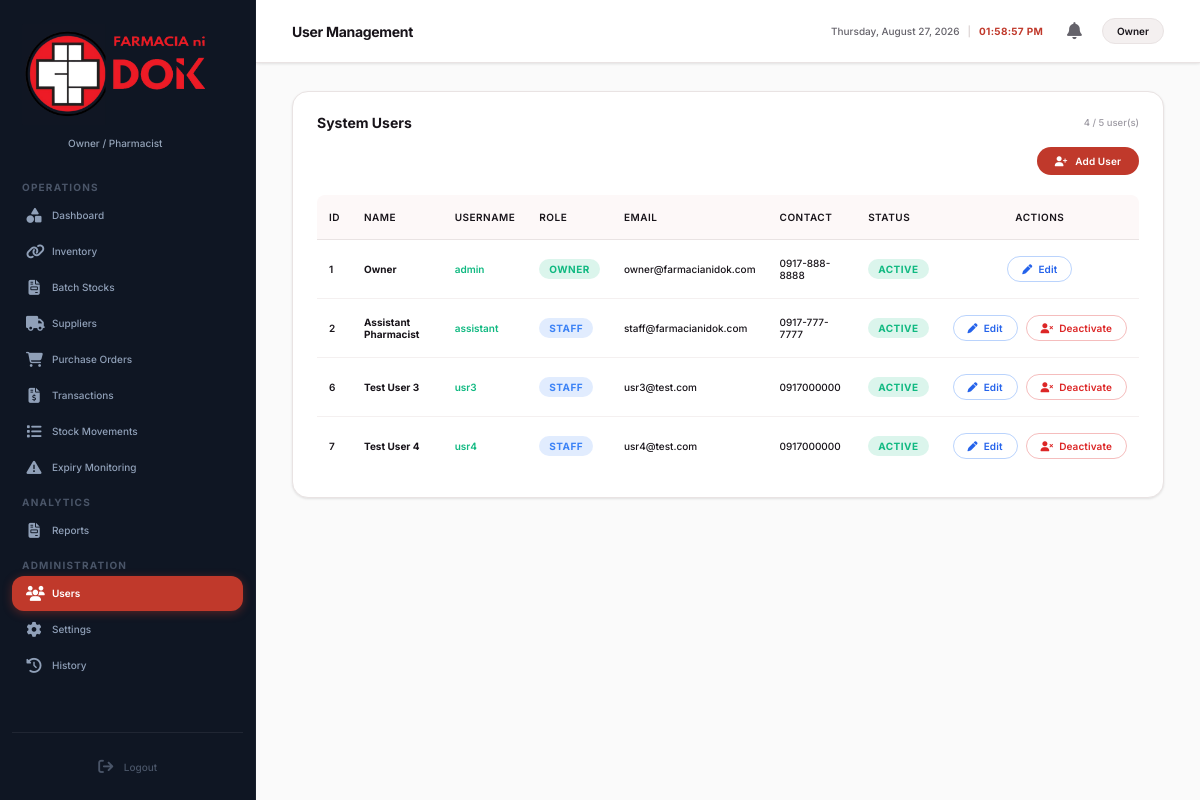
The app's page /users (signed in) with its own data.
### tables this page shows
CREATE TABLE users (
            id INTEGER PRIMARY KEY AUTOINCREMENT,
            username TEXT NOT NULL UNIQUE,
            password TEXT NOT NULL,
            role TEXT NOT NULL,
            name TEXT NOT NULL,
            user_id TEXT,
            contact TEXT,
            email TEXT,
            license_no TEXT,
            joined_date TEXT,
            address TEXT
        );

### app.py (the view, shortened to what this page needs)
@app.route('/users', methods=['GET', 'POST'])
def users():
    if session.get('role') == 'Staff':
        return redirect(url_for('dashboard'))
    conn = get_db_connection()
    users_list = conn.execute('SELECT * FROM users').fetchall()
    conn.close()
    return render_template('users.html', users=users_list, active_page='users')

### app.py (called while the page is built)
def get_local_ip():
    try:
        s = socket.socket(socket.AF_INET, socket.SOCK_DGRAM)
        s.connect(('8.8.8.8', 80))
        ip = s.getsockname()[0]
        s.close()
        return ip
    except Exception:
        return '127.0.0.1'

@app.context_processor
def inject_system_info():
    return {'local_ip': get_local_ip()}

@app.before_request
def require_login():
    allowed_routes = ['login', 'static', 'forgot_password', 'send_otp', 'verify_otp']
    if request.endpoint not in allowed_routes and 'user_id' not in session:
        return redirect(url_for('login'))

### database.py (called while the page is built)
def get_db_path():
    if getattr(sys, 'frozen', False):
        base_dir = os.path.dirname(sys.executable)
    else:
        base_dir = os.path.dirname(os.path.abspath(__file__))
    return os.path.join(base_dir, 'farmacia.db')

def get_db_connection():
    conn = sqlite3.connect(get_db_path())
    conn.row_factory = sqlite3.Row
    return conn

### templates/users.html (shortened to what this page needs)
{% extends 'base.html' %}
{% block title %}User Management{% endblock %}
{% block content %}
<div class="panel">
    <div class="panel-header" style="display: flex; flex-direction: column; gap: 16px; align-items: stretch; margin-bottom: 20px;">
        <div style="display: flex; justify-content: space-between; align-items: center;">
            <h3 style="font-weight: 700; color: var(--text-dark); margin: 0;">System Users</h3>
            <span class="list-count-badge">
                {{ users | length }} / 5 user(s)
            </span>
        </div>
        <div style="display: flex; justify-content: flex-end;">
            <button class="btn-primary" style="width: auto; padding: 8px 18px; font-size: 13px; font-weight: 600; border-radius: 20px; text-align: center; display: inline-flex; align-items: center; gap: 8px; white-space: nowrap; cursor: pointer;" onclick="openAddUserModal()">
                <i class="fa-solid fa-user-plus"></i> Add User
            </button>
        </div>
    </div>
    <div style="overflow-x: auto; margin-top: 16px;">
        <table style="width: 100%; border-collapse: collapse;">
            <thead>
                <tr style="border-bottom: 2px solid var(--border-light);">
                    <th style="color: var(--text-gray); font-weight: 600; font-size: 11px; text-transform: uppercase; letter-spacing: 0.5px; padding: 16px 12px;">ID</th>
                    <th style="color: var(--text-gray); font-weight: 600; font-size: 11px; text-transform: uppercase; letter-spacing: 0.5px; padding: 16px 12px;">Name</th>
                    <th style="color: var(--text-gray); font-weight: 600; font-size: 11px; text-transform: uppercase; letter-spacing: 0.5px; padding: 16px 12px;">Username</th>
                    <th style="color: var(--text-gray); font-weight: 600; font-size: 11px; text-transform: uppercase; letter-spacing: 0.5px; padding: 16px 12px;">Role</th>
                    <th style="color: var(--text-gray); font-weight: 600; font-size: 11px; text-transform: uppercase; letter-spacing: 0.5px; padding: 16px 12px;">Email</th>
                    <th style="color: var(--text-gray); font-weight: 600; font-size: 11px; text-transform: uppercase; letter-spacing: 0.5px; padding: 16px 12px;">Contact</th>
                    <th style="color: var(--text-gray); font-weight: 600; font-size: 11px; text-transform: uppercase; letter-spacing: 0.5px; padding: 16px 12px;">Status</th>
                    <th style="color: var(--text-gray); font-weight: 600; font-size: 11px; text-transform: uppercase; letter-spacing: 0.5px; padding: 16px 12px; text-align: center;">Actions</th>
                </tr>
            </thead>
            <tbody>
                {% for u in users %}
                <tr style="border-bottom: 1px solid var(--border-light);">
                    <td style="padding: 16px 12px; font-weight: 600; color: var(--text-dark);">{{ u.id }}<span style="display: none;">{{ u.user_id }}</span></td>
                    <td style="padding: 16px 12px; font-weight: 700; color: var(--text-dark);">{{ u.name }}</td>
                    <td style="padding: 16px 12px; font-weight: 600; color: #10b981;"><span style="display: none;">@{{ u.username }}</span>{{ u.username }}</td>
                    <td style="padding: 16px 12px;">
                        {% if u.role == 'Owner / Pharmacist' or 'Owner' in u.role %}
                        <span style="background: rgba(16, 185, 129, 0.15); color: #10b981; padding: 4px 10px; border-radius: 12px; font-size: 11px; font-weight: 700; text-transform: uppercase; letter-spacing: 0.5px; display: inline-block;">Owner</span>
                        {% elif u.role == 'Staff' %}
                        <span style="background: rgba(59, 130, 246, 0.15); color: #3b82f6; padding: 4px 10px; border-radius: 12px; font-size: 11px; font-weight: 700; text-transform: uppercase; letter-spacing: 0.5px; display: inline-block;">Staff</span>
                        {% else %}
                        <span style="background: rgba(59, 130, 246, 0.15); color: #3b82f6; padding: 4px 10px; border-radius: 12px; font-size: 11px; font-weight: 700; text-transform: uppercase; letter-spacing: 0.5px; display: inline-block;">{{ u.role }}</span>
                        {% endif %}
                    </td>
                    <td style="padding: 16px 12px; color: var(--text-dark);">{{ u.email if u.email else '—' }}</td>
                    <td style="padding: 16px 12px; color: var(--text-dark);">{{ u.contact if u.contact else '—' }}</td>
                    <td style="padding: 16px 12px;">
                        <span style="background: rgba(16, 185, 129, 0.15); color: #10b981; padding: 4px 10px; border-radius: 12px; font-size: 11px; font-weight: 700; text-transform: uppercase; letter-spacing: 0.5px; display: inline-block;">Active</span>
                    </td>
                    <td style="padding: 16px 12px; text-align: center;">
                        <div style="display: flex; gap: 8px; justify-content: center; align-items: center;">
                            <button type="button" class="btn-action-outline btn-edit" onclick="openEditUserModal('{{ u.id }}', '{{ u.name }}', '{{ u.username }}', '{{ u.password }}', '{{ u.role }}', '{{ u.contact }}', '{{ u.email }}', '{{ u.license_no }}', '{{ u.joined_date }}', '{{ u.address }}')">
                                <i class="fa-solid fa-pen"></i> Edit
                            </button>
                            {% if u.role != 'Owner / Pharmacist' and 'Owner' not in u.role %}
                            <button type="button" class="btn-action-outline btn-delete" onclick="confirmAction(event, 'Deactivate user?', () => deactivateUser('{{ u.name }}'))">
                                <i class="fa-solid fa-user-xmark"></i> Deactivate
                            </button>
                            {% endif %}
                        </div>
                    </td>
                </tr>
                {% endfor %}
            </tbody>
        </table>
    </div>
</div>
{% endblock %}

### templates/base.html (shortened to what this page needs)
<!DOCTYPE html>
<html lang="en">
<head>
    <link rel="stylesheet" href="{{ url_for('static', filename='css/style.css') }}">
    <link rel="stylesheet" href="https://cdnjs.cloudflare.com/ajax/libs/font-awesome/6.4.0/css/all.min.css">
</head>
<body>
    <div class="app-container">
        <aside class="sidebar">
            <div class="sidebar-header" style="display: flex; flex-direction: column; align-items: flex-start; justify-content: center; padding: 10px 8px 12px; border-bottom: 1px solid var(--border-light); margin-bottom: 10px;">
                <img src="{{ url_for('static', filename='images/logo_sidebar_combined.png') }}" alt="FARMACIA ni DOK" style="width: 100%; max-width: 185px; height: auto; object-fit: contain; display: block; margin: 0 0 0 2px;">
                <p style="font-size: 11px; color: #94a3b8; margin: 2px 0 0 48px; font-weight: 500; white-space: nowrap; text-align: left;">{{ session.get('role', 'Owner / Pharmacist') }}</p>
            </div>
            <nav class="nav-menu">
                <span class="nav-menu-label">Operations</span>
                <a href="{{ url_for('dashboard') }}" class="nav-item {% if active_page == 'dashboard' %}active{% endif %}">
                    <i class="fa-solid fa-shapes"></i> Dashboard
                </a>
                <a href="{{ url_for('inventory') }}" class="nav-item {% if active_page == 'inventory' %}active{% endif %}">
                    <i class="fa-solid fa-link"></i> Inventory
                </a>
                <a href="{{ url_for('batches') }}" class="nav-item {% if active_page == 'batches' %}active{% endif %}">
                    <i class="fa-solid fa-file-invoice"></i> Batch Stocks
                </a>
                <a href="{{ url_for('suppliers') }}" class="nav-item {% if active_page == 'suppliers' %}active{% endif %}">
                    <i class="fa-solid fa-truck"></i> Suppliers
                </a>
                <a href="{{ url_for('purchase_orders') }}" class="nav-item {% if active_page == 'purchase_orders' %}active{% endif %}">
                    <i class="fa-solid fa-cart-shopping"></i> Purchase Orders
                </a>
                <a href="{{ url_for('sales') }}" class="nav-item {% if active_page == 'sales' %}active{% endif %}">
                    <i class="fa-solid fa-file-invoice-dollar"></i> Transactions
                </a>
                <a href="{{ url_for('stock_movements') }}" class="nav-item {% if active_page == 'stock_movements' %}active{% endif %}">
                    <i class="fa-solid fa-list"></i> Stock Movements
                </a>
                <a href="{{ url_for('expiry_monitoring') }}" class="nav-item {% if active_page == 'expiry_monitoring' %}active{% endif %}">
                    <i class="fa-solid fa-triangle-exclamation"></i> Expiry Monitoring
                </a>
                <span class="nav-menu-label">Analytics</span>
                <a href="{{ url_for('reports') }}" class="nav-item {% if active_page == 'reports' %}active{% endif %}">
                    <i class="fa-solid fa-file-invoice"></i> Reports
                </a>
                <span class="nav-menu-label">Administration</span>
                {% if session.get('role') != 'Staff' %}
                <a href="{{ url_for('users') }}" class="nav-item {% if active_page == 'users' %}active{% endif %}">
                    <i class="fa-solid fa-users"></i> Users
                </a>
                {% endif %}
                <a href="{{ url_for('settings') }}" class="nav-item {% if active_page == 'settings' %}active{% endif %}">
                    <i class="fa-solid fa-gear"></i> Settings
                </a>
                {% if session.get('role') == 'Owner / Pharmacist' %}
                <a href="{{ url_for('history') }}" class="nav-item {% if active_page == 'history' %}active{% endif %}">
                    <i class="fa-solid fa-clock-rotate-left"></i> History
                </a>
                {% endif %}
            </nav>
            <div class="sidebar-footer">
                <a href="{{ url_for('logout') }}" class="nav-item logout">
                    <i class="fa-solid fa-arrow-right-from-bracket"></i> Logout
                </a>
            </div>
        </aside>
        <main class="main-content">
            <header class="header">
                <h1 class="header-title">{% block title %}{% endblock %}</h1>
                <div style="display: flex; align-items: center; gap: 24px;">
                    <div id="realtime-clock" style="display: flex; gap: 8px; align-items: center; font-family: inherit; font-size: 12.5px; font-weight: 500; color: var(--text-secondary); user-select: none;">
                        <span id="clock-date"></span>
                        <span style="color: var(--border-strong); font-size: 14px;">|</span>
                        <span id="clock-time" style="color: var(--accent); font-weight: 700; letter-spacing: 0.3px;"></span>
                    </div>
                    <div style="display: flex; align-items: center; gap: 16px;">
                        <div class="header-profile" style="position: relative;">
                        <div class="notification-bell" onclick="toggleNotifications(event)">
                        <i class="fa-solid fa-bell"></i>
                    </div>
                    <div class="profile-info">
                        <span class="profile-name">
                            {% if session.get('role') == 'Staff' %}
                                Assistant Pharmacist
                            {% else %}
                                {{ session.get('name', 'Owner') }}
                            {% endif %}
                        </span>
                    </div>
                </div>
                </div>
            </header>
            <div class="content-wrapper">
                {% block content %}{% endblock %}
            </div>
        </main>
    </div>
</body>
</html>

### records on screen
users: get "Owner / Pharmacist", get "Owner", id "1", name "Owner", username "admin", shows "OWNER", email "owner@farmacianidok.com", contact "0917-888-8888"
users: id "2", name "Assistant Pharmacist", username "assistant", role "STAFF", email "staff@farmacianidok.com", contact "0917-777-7777"
users: id "6", name "Test User 3", username "usr3", role "STAFF", email "usr3@test.com", contact "0917000000"
users: id "7", name "Test User 4", username "usr4", role "STAFF", email "usr4@test.com", contact "0917000000"

### other values on screen
{{ users | length }} "4"
